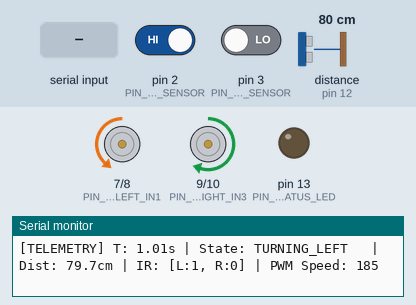
The sketch below on a simulated Arduino Uno, built with avr-gcc and run on an emulated ATmega328P. Shown: motor-driver pin pairs drawn as motors (green arrow = first pin HIGH = forward, orange = second pin HIGH = backward, longer = more drive, scaled by the enable pin), output pins drawn as LEDs (lit = HIGH), the last lines printed to the serial monitor. Wiring (inferred from the names in the program): ultrasonic range finder: trigger pin 11; echo pin 12. The test bench sets the inputs (shaded band); at power-on: distance to the obstacle (sensor on pin 12) 80 cm, pin 2 (PIN_IR_LEFT_SENSOR) HIGH, pin 3 (PIN_IR_RIGHT_SENSOR) LOW. The echo pulse lasts 58.3 µs per cm; pins used as bus, display or sensor lines are not drawn.

Above: at 1.4 s.
1.5 s: distance to the obstacle (sensor on pin 12) set to 17 cm
3.0 s: distance to the obstacle (sensor on pin 12) set to 13 cm
At 3.42 s:
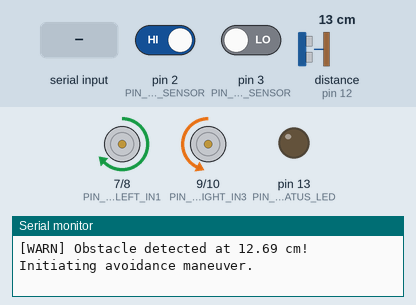
6.0 s: "STOP\n" received over Serial
At 6.01 s:
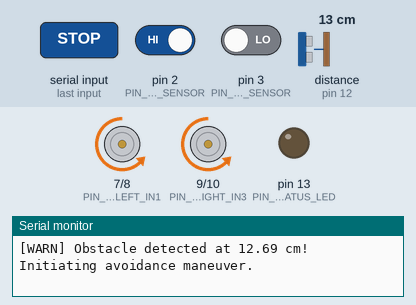
9.0 s: "SPEED 90\n" received over Serial
At 9.75 s:
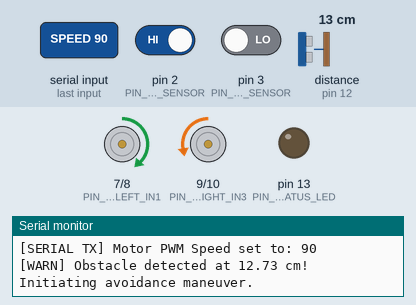
12.0 s: "SPEED ,45\n" received over Serial
At 12.63 s:
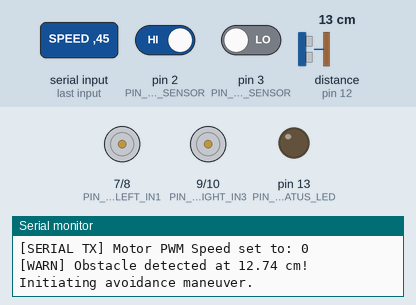
15.0 s: distance to the obstacle (sensor on pin 12) set to 18 cm
Timing chart, 0 to 17.6 s (numbered marks = the images above; inputs shaded):
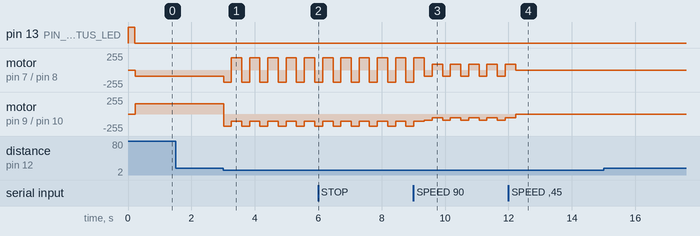

The sketch:

robot_controller.ino
```cpp
/**
 * ============================================================================
 * Project: Autonomous Breadboard Robot (Embedded Systems & Hardware)
 * Author: Jacob Williams
 * Hardware: Arduino / ATmega328P, L298N Dual H-Bridge, IR / Ultrasonic Sensors
 * Language: Embedded C++ / Arduino IDE
 *
 * Hardware Architecture Notes:
 * - 100uF Electrolytic Capacitor: Placed across main 5V/VCC rail to smooth
 *   voltage drops during motor inrush current surges.
 * - 0.1uF Ceramic Decoupling Capacitors: Soldered directly across DC motor
 *   terminals to suppress high-frequency RF brush sparking noise.
 * - Flyback Inductive Diodes (1N4007): Suppress back-EMF inductive spikes
 *   generated during PWM motor deceleration to protect logic circuitry.
 * ============================================================================
 */

#include "pin_config.h"

// System State Machine Definition
enum RobotState {
  STATE_IDLE,
  STATE_FORWARD,
  STATE_OBSTACLE_AVOID,
  STATE_ROTATE_LEFT,
  STATE_ROTATE_RIGHT,
  STATE_REVERSE,
  STATE_EMERGENCY_STOP
};

RobotState currentState = STATE_IDLE;
unsigned long lastTelemetryTime = 0;
const unsigned long TELEMETRY_INTERVAL_MS = 500;

// Motor PWM Speed Settings (0 - 255)
uint8_t currentSpeed = DEFAULT_MOTOR_SPEED;

void setup() {
  // Initialize Serial Monitor Communication (115200 Baud)
  Serial.begin(115200);
  while (!Serial) { ; } // Wait for serial port connection

  Serial.println(F("=================================================="));
  Serial.println(F("[BOOT] Jacob Williams - Breadboard Robot Controller"));
  Serial.println(F("[BOOT] Initializing GPIO pin configurations..."));

  // Motor Control Pins Configuration
  pinMode(PIN_MOTOR_LEFT_PWM, OUTPUT);
  pinMode(PIN_MOTOR_LEFT_IN1, OUTPUT);
  pinMode(PIN_MOTOR_LEFT_IN2, OUTPUT);
  pinMode(PIN_MOTOR_RIGHT_PWM, OUTPUT);
  pinMode(PIN_MOTOR_RIGHT_IN3, OUTPUT);
  pinMode(PIN_MOTOR_RIGHT_IN4, OUTPUT);

  // Sensor Pins Configuration
  pinMode(PIN_IR_LEFT_SENSOR, INPUT);
  pinMode(PIN_IR_RIGHT_SENSOR, INPUT);
  pinMode(PIN_ULTRASONIC_TRIG, OUTPUT);
  pinMode(PIN_ULTRASONIC_ECHO, INPUT);
  pinMode(PIN_STATUS_LED, OUTPUT);

  // Ensure motors are initially stopped
  haltMotors();

  digitalWrite(PIN_STATUS_LED, HIGH);
  delay(200);
  digitalWrite(PIN_STATUS_LED, LOW);

  Serial.println(F("[BOOT] GPIO initialized successfully."));
  Serial.println(F("[BOOT] Decoupling capacitor filtering: ACTIVE"));
  Serial.println(F("[BOOT] Entering autonomous navigation loop..."));
  Serial.println(F("=================================================="));

  currentState = STATE_FORWARD;
}

void loop() {
  // 1. Process incoming Serial Monitor debug commands
  processSerialCommands();

  // 2. Poll hardware sensors across pin configurations
  int irLeft = digitalRead(PIN_IR_LEFT_SENSOR);
  int irRight = digitalRead(PIN_IR_RIGHT_SENSOR);
  float distanceCm = measureUltrasonicDistanceCm();

  // 3. Finite State Machine for Autonomous Navigation
  updateStateMachine(irLeft, irRight, distanceCm);

  // 4. Output periodic telemetry to Serial Monitor for state debugging
  if (millis() - lastTelemetryTime >= TELEMETRY_INTERVAL_MS) {
    lastTelemetryTime = millis();
    outputTelemetry(irLeft, irRight, distanceCm);
  }

  delay(20); // 50 Hz control loop
}

/**
 * Reads ultrasonic sensor distance with timeout
 */
float measureUltrasonicDistanceCm() {
  digitalWrite(PIN_ULTRASONIC_TRIG, LOW);
  delayMicroseconds(2);
  digitalWrite(PIN_ULTRASONIC_TRIG, HIGH);
  delayMicroseconds(10);
  digitalWrite(PIN_ULTRASONIC_TRIG, LOW);

  long durationUs = pulseIn(PIN_ULTRASONIC_ECHO, HIGH, 25000); // 25ms timeout (~4m)
  if (durationUs == 0) return 999.0; // No echo detected

  // Speed of sound: 343 m/s = 0.0343 cm/us -> Distance = (duration * 0.0343) / 2
  return (durationUs * 0.0343) / 2.0;
}

/**
 * State machine logic for pathfinding and obstacle avoidance
 */
void updateStateMachine(int irLeft, int irRight, float distanceCm) {
  if (distanceCm < OBSTACLE_THRESHOLD_CM && distanceCm > 0.5) {
    if (currentState != STATE_OBSTACLE_AVOID) {
      Serial.print(F("[WARN] Obstacle detected at "));
      Serial.print(distanceCm);
      Serial.println(F(" cm! Initiating avoidance maneuver."));
      currentState = STATE_OBSTACLE_AVOID;
    }

    // Reverse briefly then pivot
    driveReverse(currentSpeed);
    delay(250);
    turnRight(currentSpeed);
    delay(300);
    currentState = STATE_FORWARD;
    return;
  }

  // IR Sensor Line/Edge Tracking
  if (irLeft == LOW && irRight == HIGH) {
    currentState = STATE_ROTATE_RIGHT;
    turnRight(currentSpeed * 0.85);
  } else if (irLeft == HIGH && irRight == LOW) {
    currentState = STATE_ROTATE_LEFT;
    turnLeft(currentSpeed * 0.85);
  } else if (irLeft == LOW && irRight == LOW) {
    currentState = STATE_FORWARD;
    driveForward(currentSpeed);
  } else {
    // Both triggered - edge detected
    currentState = STATE_REVERSE;
    driveReverse(currentSpeed * 0.7);
  }
}

/**
 * Low-level H-bridge motor driver primitives
 */
void driveForward(uint8_t speed) {
  digitalWrite(PIN_MOTOR_LEFT_IN1, HIGH);
  digitalWrite(PIN_MOTOR_LEFT_IN2, LOW);
  analogWrite(PIN_MOTOR_LEFT_PWM, speed);

  digitalWrite(PIN_MOTOR_RIGHT_IN3, HIGH);
  digitalWrite(PIN_MOTOR_RIGHT_IN4, LOW);
  analogWrite(PIN_MOTOR_RIGHT_PWM, speed);
}

void driveReverse(uint8_t speed) {
  digitalWrite(PIN_MOTOR_LEFT_IN1, LOW);
  digitalWrite(PIN_MOTOR_LEFT_IN2, HIGH);
  analogWrite(PIN_MOTOR_LEFT_PWM, speed);

  digitalWrite(PIN_MOTOR_RIGHT_IN3, LOW);
  digitalWrite(PIN_MOTOR_RIGHT_IN4, HIGH);
  analogWrite(PIN_MOTOR_RIGHT_PWM, speed);
}

void turnLeft(uint8_t speed) {
  digitalWrite(PIN_MOTOR_LEFT_IN1, LOW);
  digitalWrite(PIN_MOTOR_LEFT_IN2, HIGH);
  analogWrite(PIN_MOTOR_LEFT_PWM, speed * 0.6);

  digitalWrite(PIN_MOTOR_RIGHT_IN3, HIGH);
  digitalWrite(PIN_MOTOR_RIGHT_IN4, LOW);
  analogWrite(PIN_MOTOR_RIGHT_PWM, speed);
}

void turnRight(uint8_t speed) {
  digitalWrite(PIN_MOTOR_LEFT_IN1, HIGH);
  digitalWrite(PIN_MOTOR_LEFT_IN2, LOW);
  analogWrite(PIN_MOTOR_LEFT_PWM, speed);

  digitalWrite(PIN_MOTOR_RIGHT_IN3, LOW);
  digitalWrite(PIN_MOTOR_RIGHT_IN4, HIGH);
  analogWrite(PIN_MOTOR_RIGHT_PWM, speed * 0.6);
}

void haltMotors() {
  digitalWrite(PIN_MOTOR_LEFT_IN1, LOW);
  digitalWrite(PIN_MOTOR_LEFT_IN2, LOW);
  analogWrite(PIN_MOTOR_LEFT_PWM, 0);

  digitalWrite(PIN_MOTOR_RIGHT_IN3, LOW);
  digitalWrite(PIN_MOTOR_RIGHT_IN4, LOW);
  analogWrite(PIN_MOTOR_RIGHT_PWM, 0);
}

/**
 * Serial Monitor Debugging & Telemetry Stream
 */
void outputTelemetry(int irL, int irR, float dist) {
  Serial.print(F("[TELEMETRY] T: "));
  Serial.print(millis() / 1000.0, 2);
  Serial.print(F("s | State: "));

  switch(currentState) {
    case STATE_FORWARD: Serial.print(F("FORWARD       ")); break;
    case STATE_OBSTACLE_AVOID: Serial.print(F("AVOIDING      ")); break;
    case STATE_ROTATE_LEFT: Serial.print(F("TURNING_LEFT  ")); break;
    case STATE_ROTATE_RIGHT: Serial.print(F("TURNING_RIGHT ")); break;
    case STATE_REVERSE: Serial.print(F("REVERSING     ")); break;
    default: Serial.print(F("IDLE          ")); break;
  }

  Serial.print(F(" | Dist: "));
  if (dist < 900) { Serial.print(dist, 1); Serial.print(F("cm")); }
  else { Serial.print(F("CLEAR ")); }

  Serial.print(F(" | IR: [L:"));
  Serial.print(irL);
  Serial.print(F(", R:"));
  Serial.print(irR);
  Serial.print(F("] | PWM Speed: "));
  Serial.println(currentSpeed);
}

void processSerialCommands() {
  if (Serial.available() > 0) {
    String cmd = Serial.readStringUntil('\n');
    cmd.trim();
    if (cmd.length() == 0) return;

    Serial.print(F("[SERIAL RX] Command received: "));
    Serial.println(cmd);

    if (cmd.equalsIgnoreCase("PING")) {
      Serial.println(F("[SERIAL TX] PONG (MCU Online, VCC=5.04V)"));
    } else if (cmd.equalsIgnoreCase("STOP")) {
      currentState = STATE_EMERGENCY_STOP;
      haltMotors();
      Serial.println(F("[SERIAL TX] EMERGENCY STOP EXECUTED"));
    } else if (cmd.equalsIgnoreCase("START") || cmd.equalsIgnoreCase("RESUME")) {
      currentState = STATE_FORWARD;
      Serial.println(F("[SERIAL TX] RESUMING AUTONOMOUS NAVIGATION"));
    } else if (cmd.startsWith("SPEED ")) {
      int val = cmd.substring(6).toInt();
      if (val >= 0 && val <= 255) {
        currentSpeed = (uint8_t)val;
        Serial.print(F("[SERIAL TX] Motor PWM Speed set to: "));
        Serial.println(currentSpeed);
      }
    } else if (cmd.equalsIgnoreCase("STATUS")) {
      Serial.println(F("--- BREADBOARD ROBOT DIAGNOSTICS ---"));
      Serial.print(F("Uptime: ")); Serial.print(millis() / 1000); Serial.println(F(" seconds"));
      Serial.print(F("Current PWM Speed: ")); Serial.println(currentSpeed);
      Serial.println(F("Decoupling Capacitors: 100uF VCC buffer + 0.1uF RF ceramic"));
      Serial.println(F("Flyback Protection: 1N4007 Diodes Active"));
    } else {
      Serial.println(F("[SERIAL TX] Unknown command. Valid: PING, STOP, START, SPEED <0-255>, STATUS"));
    }
  }
}
```

pin_config.h
```cpp
#ifndef PIN_CONFIG_H
#define PIN_CONFIG_H

#include <Arduino.h>

// ============================================================================
// HARDWARE PIN DEFINITIONS (Arduino Uno / Nano ATmega328P)
// ============================================================================

// Left Motor - L298N H-Bridge Direction & PWM
#define PIN_MOTOR_LEFT_PWM      5   // Timer0 PWM Output
#define PIN_MOTOR_LEFT_IN1      7   // Digital Output
#define PIN_MOTOR_LEFT_IN2      8   // Digital Output

// Right Motor - L298N H-Bridge Direction & PWM
#define PIN_MOTOR_RIGHT_PWM     6   // Timer0 PWM Output
#define PIN_MOTOR_RIGHT_IN3     9   // Digital Output
#define PIN_MOTOR_RIGHT_IN4     10  // Digital Output

// Optical & Distance Sensors
#define PIN_IR_LEFT_SENSOR      2   // Digital Input (Active LOW)
#define PIN_IR_RIGHT_SENSOR     3   // Digital Input (Active LOW)
#define PIN_ULTRASONIC_TRIG     11  // 10us Trigger Pulse
#define PIN_ULTRASONIC_ECHO     12  // Echo Pulse Input

// Debug Status Indicator
#define PIN_STATUS_LED          13  // Onboard LED

// ============================================================================
// CALIBRATION & THRESHOLDS
// ============================================================================
#define DEFAULT_MOTOR_SPEED     185   // 0-255 PWM duty cycle (~72%)
#define OBSTACLE_THRESHOLD_CM   15.0  // Distance to trigger avoidance maneuver

#endif // PIN_CONFIG_H
```

Measured:
- the behaviour switches between 16 and 15 cm on distance to the obstacle (sensor on pin 12) (found by bisection; images 0 and 1)
- after the input at 3.0 s, motor on pin 7 (PIN_MOTOR_LEFT_IN1) / pin 8 (PIN_MOTOR_LEFT_IN2): alternates forward 185/255 for 0.32 s and backward 185/255 for 0.25 s, starting at once; motor on pin 9 (PIN_MOTOR_RIGHT_IN3) / pin 10 (PIN_MOTOR_RIGHT_IN4): alternates backward 185/255 for 0.25 s and backward 111/255 for 0.32 s, starting at once
